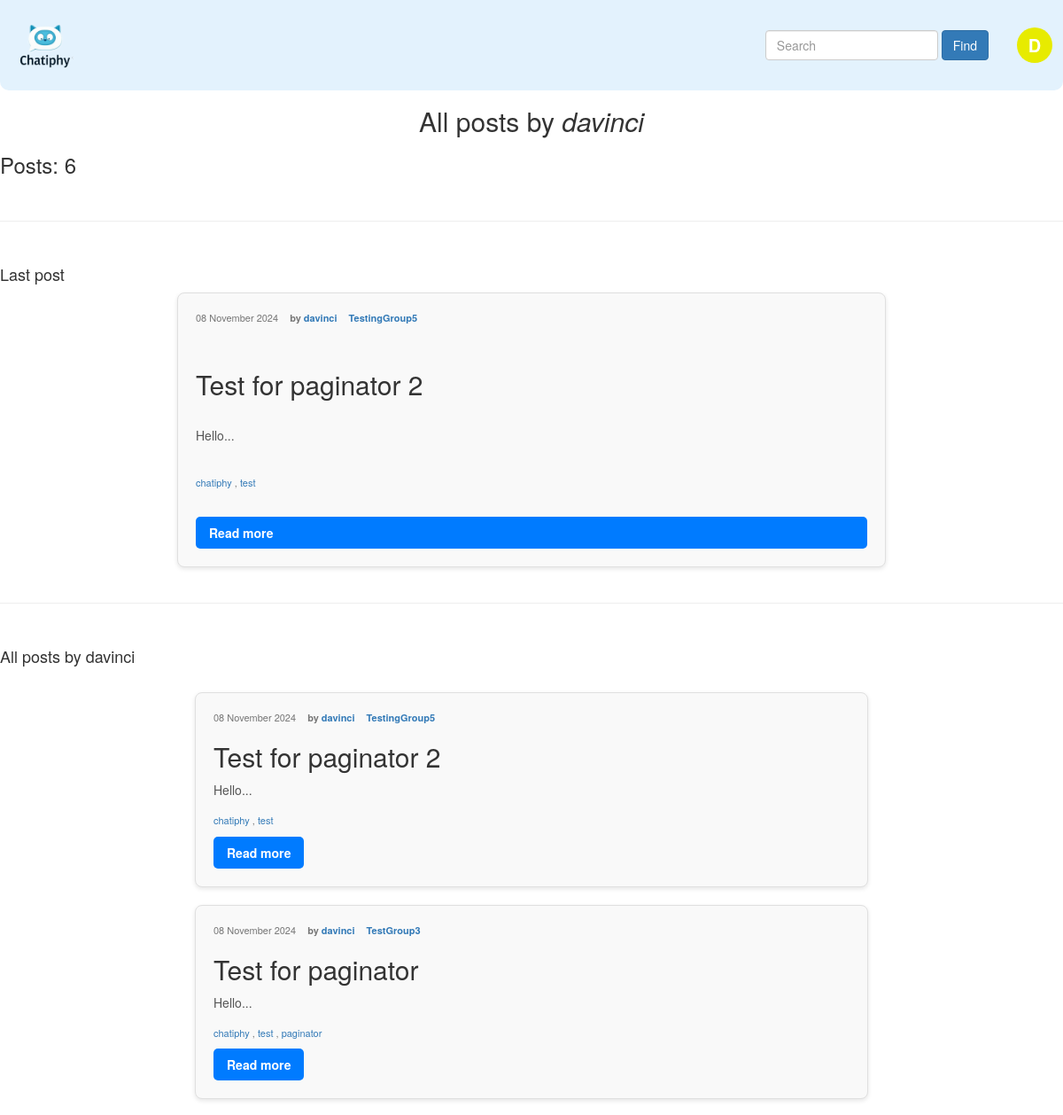
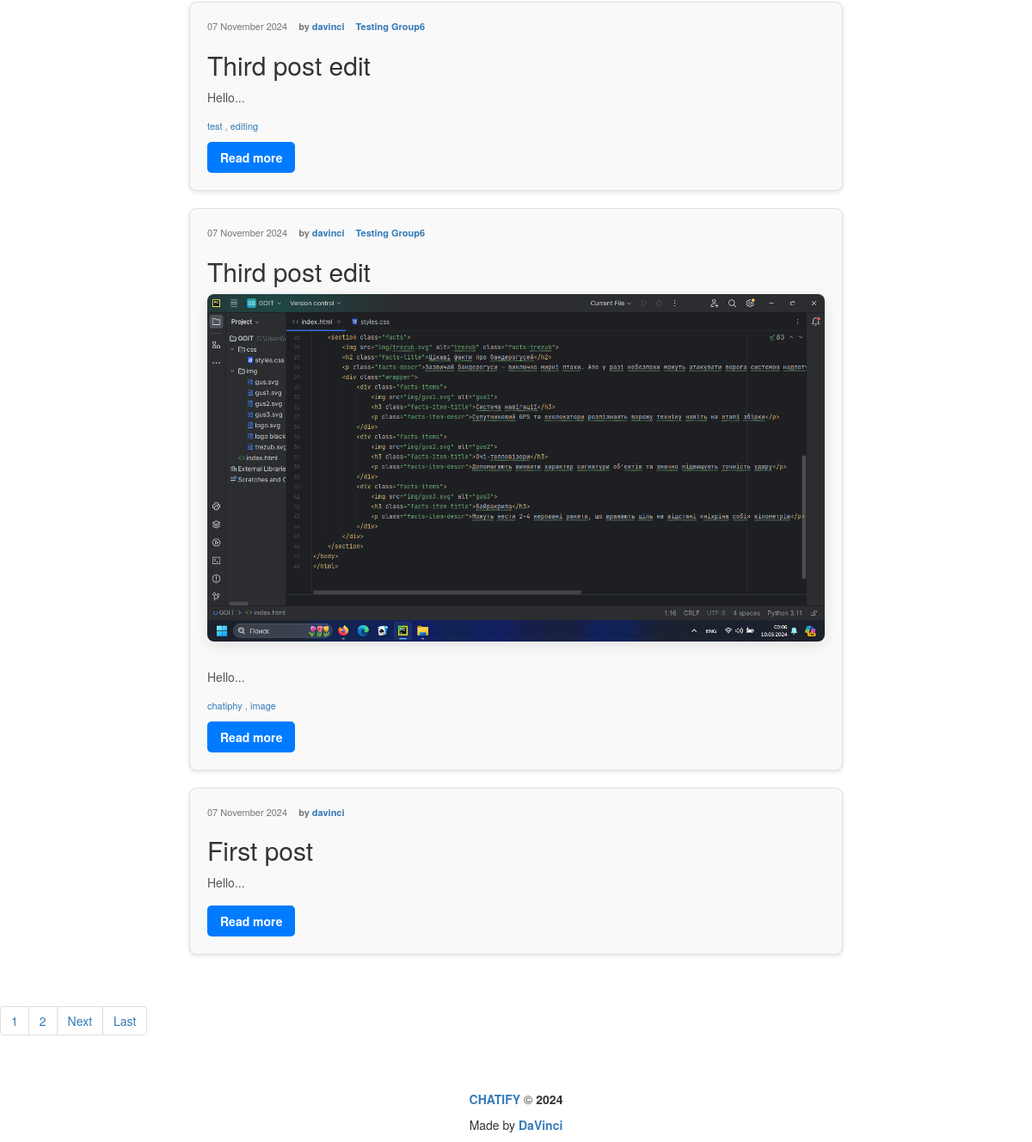
The app's page /profile/davinci/ (signed in) with its own data (2 pictures, top to bottom).
### post_maker/models.py (models this page shows, shortened)
class Post(models.Model):
    title = models.CharField(
        max_length=250,
        default=''
    )
    text = models.TextField(
        help_text="Enter the text of post"
    )
    slug = models.SlugField(
        max_length=200,
        blank=True
    )
    created = models.DateTimeField(
        auto_now_add=True
    )
    pub_date = models.DateTimeField(
        auto_now_add=True,
    )
    updated = models.DateTimeField(
        auto_now=True
    )
    author = models.ForeignKey(
        User,
        on_delete=models.CASCADE,
        verbose_name="Author",
        related_name="posts"
    )
    group = models.ForeignKey(
        Group,
        on_delete=models.SET_NULL,
        related_name="posts",
        blank=True,
        null=True,
        verbose_name="Group",
        help_text="Choose the group"
    )
    image = models.ImageField(
        "Post Image",
        upload_to="post_maker/img",
        blank=True
    )
    tag = TaggableManager()
    class Meta:
        ordering = ('-pub_date',)
        indexes = [
            models.Index(fields=['-pub_date'])
        ]
        verbose_name = "Post"
        verbose_name_plural = "Posts"
    def get_absolute_url(self):
        return reverse("post_maker:post_detail", args=[self.pk, self.slug])

class Group(models.Model):
    title = models.CharField(max_length=200, default="")
    slug = models.SlugField(max_length=200, unique=True, blank=True)
    description = models.TextField(default="")
    def __str__(self):
        return self.title

### post_maker/views.py (the view)
# urls.py: path("profile/<str:username>/", views.profile, name="profile"),
@login_required
def profile(request, username, tag_slug=None):
    template = "post_maker/profile.html"
    user = get_object_or_404(User, username=username)
    tag = None
    posts = Post.objects.filter(author=user).order_by("-pub_date")
    if tag_slug:
        tag = get_object_or_404(Tag, slug=tag_slug)
        posts = posts.filter(tag__in=[tag])
    latest = posts.latest("pub_date")
    latest_text = latest.text
    count = posts.count()
    page_obj = paginator(request, posts, 5)
    subscriptions = Subscription.objects.filter(subscriber=request.user).values_list('sub_author', flat=True)
    context = {"username":username,
               "count":count,
               "page_obj":page_obj,
               "latest":latest,
               "latest_text":latest_text,
               "user":user,
               "tag":tag,
               'is_subscribed': user.id in subscriptions,}
    return render(request, template, context)

### core/context_processors/year.py (called while the page is built)
def year(request):
    year = datetime.now().year
    return {
        "year":year,
    }

### post_maker/views.py (called while the page is built)
@login_required
def paginator(request, posts, pages):
    paginator_obj = Paginator(posts, pages)
    page_number = request.GET.get('page')
    return paginator_obj.get_page(page_number)

### templates/post_maker/profile.html (shortened to what this page needs)
{% extends 'base.html' %}
{% block header %}<h2 class="block-header">All posts by <i>{{ username }}</i></h2>{% endblock %}
{% block content %}
    <div>
        <h3>Post{{ count|pluralize }}: {{ count }}</h3>
        <br>
        <hr>
        <br>
        {% if count > 0 %}
        <h4>Last post</h4>
        <div class="post-list-item post-list">
            <div class="post-list-meta">
                <span class="post-list-date">{{latest.pub_date|date:"d E Y"}}</span>
                <span class="post-list-author">by <a href="{% url 'post_maker:profile' latest.author %}">{{ latest.author }}</a></span>
                {% if latest.group %}
                    <span class="post-list-group"><a href="{% url 'post_maker:group_page' latest.group.slug %}">{{ latest.group }}</a></span>
                {% endif %}
            </div>
            {% if latest.title %}
                <h2 class="post-list-title">{{ latest.title }}</h2>
            {% endif %}
            <p class="post-excerpt">{{ latest.text|slice:":30" }}...</p>
            <div class="post-list-meta">
                {% for tag in latest.tag.all %}
                    <a class="post-list-tags" href="{% url 'post_maker:profile_by_tag' latest.author tag.slug %}">{{ tag.name }}</a>
                    {% if not forloop.last %}, {% endif %}
                {% endfor %}
            </div>
            <a href="{{ latest.get_absolute_url }}" class="read-more">Read more</a>
        </div>
        <br>
        <hr>
        {% else %}
        <h4>There is no posts yet</h4>
        {% endif %}
        <br>
        {% if count > 1 %}
        <h4>All posts by {{ username }}</h4>
        {% include "post_maker/includes/post_list.html" %}
        {% endif %}
        <br>
        {% include 'post_maker/includes/paginator.html' %}
        <br>
    </div>
{% endblock %}

### templates/post_maker/includes/post_list.html
<div class="post-list">
    {% for post in page_obj %}
        <div class="post-list-item">
            <div class="post-list-meta">
                <span class="post-list-date">{{post.pub_date|date:"d E Y"}}</span>
                <span class="post-list-author">by <a href="{% url 'post_maker:profile' post.author %}">{{ post.author }}</a></span>
                {% if post.group %}
                    <span class="post-list-group"><a href="{% url 'post_maker:group_page' post.group.slug %}">{{ post.group }}</a></span>
                {% endif %}
            </div>
            {% if post.title %}
                <h2 class="post-list-title">{{ post.title }}</h2>
            {% endif %}
            {% if post.image %}
                <div class="post-image">
                    <img src="{{ post.image.url }}" alt="{{ post.title }}">
                </div>
            {% endif %}
            <p class="post-excerpt">{{ post.text|slice:":30" }}...</p>
            <div class="post-list-meta">
                {% for tag in post.tag.all %}
                {% if request.resolver_match.view_name == "post_maker:index" or request.resolver_match.view_name == "post_maker:index_by_tag" %}
                    <a class="post-list-tags" href="{% url 'post_maker:index_by_tag' tag.slug %}">{{ tag.name }}</a>
                {% elif request.resolver_match.view_name == "post_maker:group_page" or request.resolver_match.view_name == "post_maker:group_page_by_tag" %}
                    <a class="post-list-tags" href="{% url 'post_maker:group_page_by_tag' post.group.slug tag.slug %}">{{ tag.name }}</a>
                {% elif request.resolver_match.view_name == "post_maker:profile" or request.resolver_match.view_name == "post_maker:profile_by_tag" %}
                    <a class="post-list-tags" href="{% url 'post_maker:profile_by_tag' post.author tag.slug %}">{{ tag.name }}</a>
                {% endif %}
                {% if not forloop.last %}, {% endif %}
                {% endfor %}
            </div>
            <a href="{{ post.get_absolute_url }}" class="read-more">Read more</a>
        </div>
    {% endfor %}
</div>

### static/css/post_list_styles.css (style rules this page uses)
.block-header { font-size: 3rem; color: #333; margin-bottom: 10px; text-align: center; }
.post-list { display: flex; flex-direction: column; gap: 20px; padding: 20px; max-width: 800px; margin: 0 auto; }
.post-list-item { background-color: #f9f9f9; border: 1px solid #e0e0e0; border-radius: 8px; padding: 20px; box-shadow: 0 2px 5px rgba(0, 0, 0, 0.1); transition: transform 0.3s, box-shadow 0.3s; }
.post-list-meta { font-size: 1.1rem; color: #777; margin-bottom: 10px; }
.post-list-date { margin-right: 10px; }
.post-list-author { font-weight: bold; margin-right: 10px; }
.post-list-group { font-weight: bold; }
.post-excerpt { font-size: 1.4rem; color: #555; line-height: 1.6; margin-bottom: 15px; }
.read-more { display: inline-block; padding: 8px 15px; background-color: #007bff; color: #fff; border-radius: 5px; text-decoration: none; font-weight: bold; transition: background-color 0.3s; }
.post-image img { width: 100%; height: auto; border-radius: 8px; margin-bottom: 30px; box-shadow: 0 4px 15px rgba(0, 0, 0, 0.1); }

### records on screen
Post: pub_date "08 November 2024", author "davinci", group "TestingGroup5", title "Test for paginator 2", text "Hello"
Tag: name "chatiphy"
Tag: name "test"
Post: pub_date "08 November 2024", author "davinci", group "TestGroup3", title "Test for paginator", text "Hello"
Tag: name "paginator"
Post: pub_date "07 November 2024", author "davinci", group "Testing Group6", title "Third post edit", text "Hello"
Tag: name "editing"
Post: pub_date "07 November 2024", author "davinci", group "Testing Group6", title "Third post edit", image (picture), text "Hello"
Tag: name "image"
Post: pub_date "07 November 2024", author "davinci", title "First post", text "Hello"

### other values on screen
{{ first_letter|upper }} "D"
{{ username }} "davinci"
{{ count }} "6"
{{ i }} "1"
{{ i }} "2"
